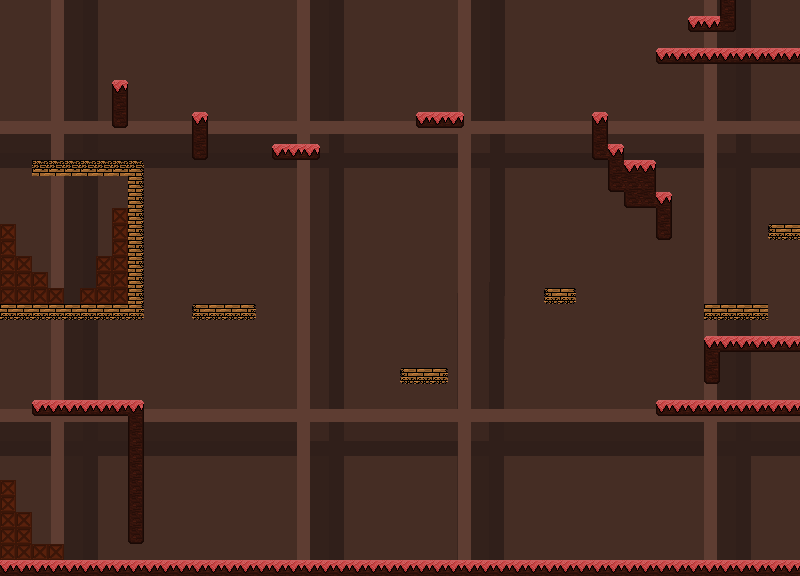

Tiled map render using the project's own tile images. Description and the map definition, with tile-layer contents summarised, below:
An orthogonal 50x36 tile map with 16x16 px tiles, 3 tile layers (Background, Ground, Scenery), 2 tilesets and 1 object (P1 Spawn).

<map version="1.2" tiledversion="1.3.5" orientation="orthogonal" renderorder="right-down" width="50" height="36" tilewidth="16" tileheight="16" infinite="0" nextlayerid="5" nextobjectid="9">
 <editorsettings>
  <export target="../../Clocks/assets/Map1.json" format="json" />
 </editorsettings>
 <tileset firstgid="1" name="FullSheet" tilewidth="16" tileheight="16" tilecount="29172" columns="187">
  <image source="FullSheet.png" width="2992" height="2496" />
 </tileset>
 <tileset firstgid="29173" name="FullSheet" tilewidth="16" tileheight="16" tilecount="29172" columns="187">
  <image source="FullSheet.png" width="2992" height="2496" />
 </tileset>
 <layer id="1" name="Background" width="50" height="36">
  <data>[1800 cells, 1800 non-empty, 1800 distinct tile ids]</data>
 </layer>
 <layer id="2" name="Ground" width="50" height="36">
  <data>[1800 cells, 192 non-empty, 22 distinct tile ids]</data>
 </layer>
 <layer id="3" name="Scenery" width="50" height="36">
  <data>[1800 cells, 0 non-empty, 0 distinct tile ids]</data>
 </layer>
 <objectgroup id="4" name="Objects">
  <object id="8" name="P1 Spawn" x="424" y="558.5">
   <point />
  </object>
 </objectgroup>
</map>